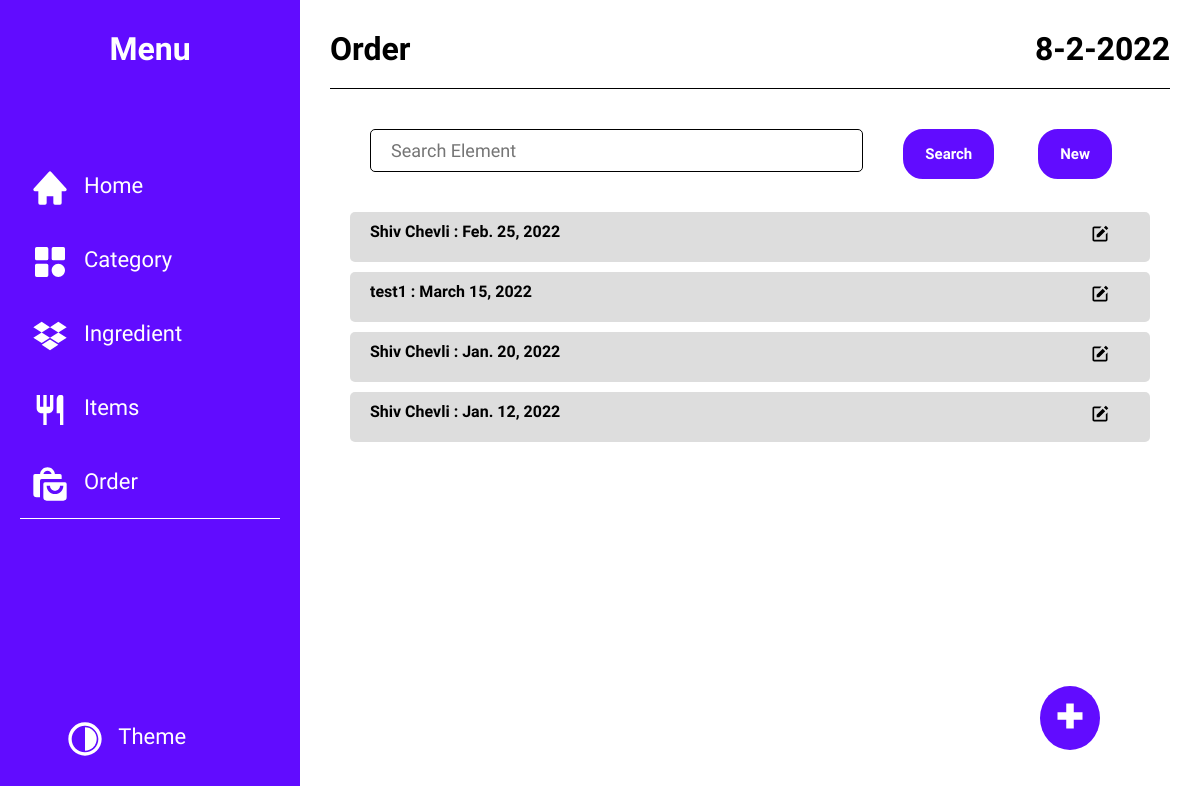
The app's page /orderInventory/OrderList/ with its own data.
### orderInventory/models.py (models this page shows)
class OrderIndividual(models.Model):
    name = models.CharField(max_length=64,
                            null=True, blank=True,
                            verbose_name="Name of Function For Which this order is Placed")
    mobileNumber = models.CharField(max_length=15,validators=[checkMobileNumber])
    address = models.CharField(max_length=256,blank=True,null=True)
    numberOfPerson = models.IntegerField(blank=True,null=True)
    email = models.EmailField(blank=True,null=True)
    deliveryDate = models.DateTimeField(blank=True, null=True)
    createdAt = models.DateTimeField(default=datetime.now)
    modifyAt = models.DateTimeField(default=None, blank=True, null=True)
    deletedAt = models.DateTimeField(default=None, blank=True, null=True)
    def __str__(self):
        return f"{self.id} : {self.name}"

### orderInventory/views.py (the view)
# urls.py: path('OrderList/', views.orderHome, name="orderList"),
@cache_control(max_age=3600)
def orderHome(request):
    order = models.OrderIndividual.objects.all().order_by("-createdAt")
    print(order)
    return render(request, 'orderList.html', {
        "toolbar": True,
        "putPlus": True,
        "active": "order",
        "data": order,
        "queryItem": "order_one",
        "heading": "Order",
    })

### orderInventory/templates/orderList.html (shortened to what this page needs)
{% extends 'template.html' %}
{% load static %}
{% block heading %}
    {{ heading }}
{% endblock %}
{% block Main %}
<div id="single-section">
    <section class="single-container search-elements">
        {% for i in data %}
        <div class="suggetion-list-item">
            <a href="{% url 'inventory:orderDetail' OrderID=i.id %}">
                <p class="text" data-itemid="{{ i.id }}" data-queryItem="{{ queryItem }}">{{ i.name }} :    {{ i.deliveryDate.date }} </p>
            </a>
            <button class="add button-remove">
                <svg xmlns="http://www.w3.org/2000/svg" viewBox="0 0 24 24">
                    <path d="m18.988 2.012 3 3L19.701 7.3l-3-3zM8 16h3l7.287-7.287-3-3L8 13z"></path>
                    <path
                        d="M19 19H8.158c-.026 0-.053.01-.079.01-.033 0-.066-.009-.1-.01H5V5h6.847l2-2H5c-1.103 0-2 .896-2 2v14c0 1.104.897 2 2 2h14a2 2 0 0 0 2-2v-8.668l-2 2V19z">
                    </path>
                </svg>
            </button>
        </div>
        {% endfor %}
    </section>
</div>
{% endblock %}

### orderInventory/static/css/style.css (style rules this page uses)
* { margin: 0; padding: 0; box-sizing: border-box; font-family: 'Readex Pro', sans-serif; scrollbar-width: thin; }
:root { --text-color : #fff; --bg-color-main : #610CFF; --item : #dddddd; --text-alter : #000; --bg-color-alter : #fff; --danger_color : #aa0a0a; }
svg { padding: 0; width: 40px; height: 40px; fill: var(--text-color); }
.button-remove { border: none; outline: none; color: var(--text-color); background: transparent; cursor: pointer; padding: 15px; }
main section { vertical-align: top; padding: 0 30px; display: inline-block; overflow-y: auto; border-right: 1px solid var(--text-alter); width: 45%; max-width: 45vw; min-height: 550px; max-height: 620px; }
.single-container { border: none; width: 100%; padding: 0 50px; max-width: 100%; max-height: 620px; }
#single-section { max-height: 575px; }
.suggetion-list-item { display: grid; grid-template-columns: repeat(12,1fr); background: var(--item); margin: 10px 0; padding: 10px 20px 15px; border-radius: 5px; }
.suggetion-list-item a { grid-column: 1 / 12; }
.suggetion-list-item .text { grid-column: 1 / 12; display: inline-block; font-weight: 600; cursor: pointer; color: var(--text-alter); }
.suggetion-list-item .add { grid-column: 12 / 12; margin: 0 20px; text-align: right; padding: 0 !important; padding-top: 2px !important ; }
.suggetion-list-item .add svg { width: 20px; height: 20px; fill: var(--text-alter); }

### records on screen
OrderIndividual: name "Shiv Chevli", deliveryDate "Feb. 25, 2022"
OrderIndividual: name "test1", deliveryDate "March 15, 2022"
OrderIndividual: name "Shiv Chevli", deliveryDate "Jan. 20, 2022"
OrderIndividual: name "Shiv Chevli", deliveryDate "Jan. 12, 2022"

### other values on screen
{{ heading }} "Order"
